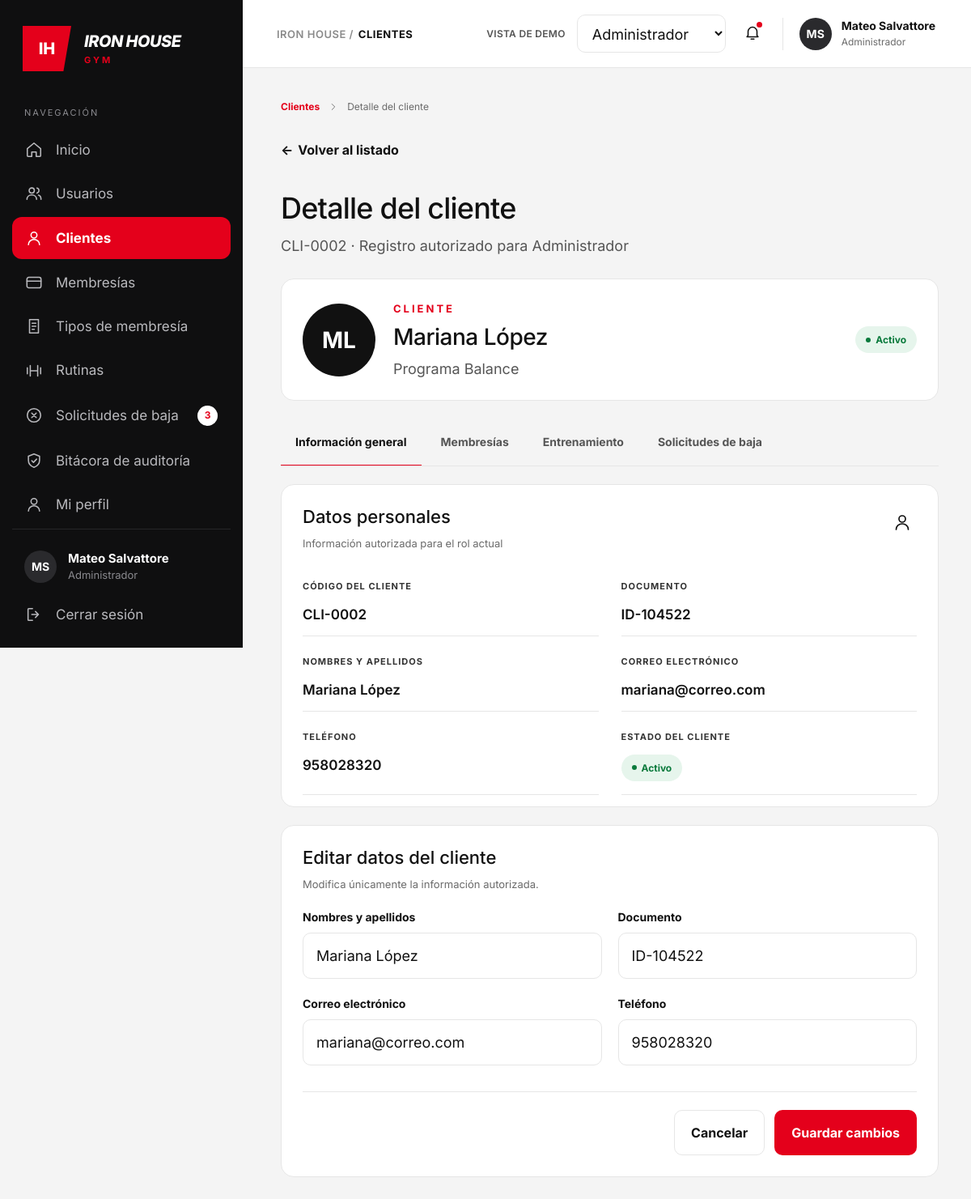
The page /admin/cliente-editar.php?id=2 (signed in) on the database its author committed.
### tables this page shows
CREATE TABLE `clientes` (
  `id_cliente` int(11) NOT NULL,
  `nombre` varchar(50) NOT NULL,
  `apellido` varchar(50) NOT NULL,
  `documento` varchar(20) NOT NULL,
  `email` varchar(100) NOT NULL,
  `telefono` varchar(20) DEFAULT NULL,
  `fecha_nacimiento` date DEFAULT NULL,
  `fecha_registro` datetime DEFAULT current_timestamp(),
  `estado` enum('Activo','Inactivo','Suspendido') DEFAULT 'Activo'
);

CREATE TABLE `bitacora` (
  `id_bitacora` int(11) NOT NULL,
  `id_cliente` int(11) NOT NULL,
  `id_entrenador` int(11) NOT NULL,
  `fecha` date NOT NULL DEFAULT curdate(),
  `grupo_muscular` varchar(50) NOT NULL,
  `detalles_rutina` enum('Build','Balance','Burn','Breathe') NOT NULL,
  `observaciones` text DEFAULT NULL,
  `estado` enum('Publicada','Borrador') NOT NULL
);

### admin/clientes_config.php (called while the page is built, shortened)
<?php
function codigoCliente(int $id, ?string $codigoBd = null): string
{
    return ($codigoBd !== null && $codigoBd !== '') ? $codigoBd : sprintf('CLI-%04d', $id);
}

### admin/cliente-editar.php (the view, shortened to what this page needs)
<?php
require_once __DIR__ . '/helpers.php';
require_once __DIR__ . '/conexion.php';
require_once __DIR__ . '/clientes_config.php';
$rolSesion = $_SESSION['rol'] ?? '';
$usuario = [
    'nombre' => $_SESSION['nombre_completo'] ?? 'Usuario',
    'rol'    => $rolSesion
];
$paginaActual = 'clientes';
$solicitudesBaja = 3;
$menu = [
    'inicio'      => ['Inicio', 'home', 'administrador_panel.php'],
    'usuarios'    => ['Usuarios', 'users', 'usuarios.php'],
    'clientes'    => ['Clientes', 'user', 'clientes.php'],
    'membresias'  => ['Membresías', 'card', 'membresias.php'],
    'tiposd'      => ['Tipos de membresía', 'doc', 'tipos.php'],
    'rutinas'     => ['Rutinas', 'dumbbell', 'rutinas.php'],
    'solicitudes' => ['Solicitudes de baja', 'x-circle', 'solicitudes.php'],
    'bitacora'    => ['Bitácora de auditoría', 'shield', 'bitacora.php'],
    'perfil'      => ['Mi perfil', 'user', 'perfil.php'],
];
$tabs = [
    'general'       => 'Información general',
    'membresias'    => 'Membresías',
    'entrenamiento' => 'Entrenamiento',
    'solicitudes'   => 'Solicitudes de baja',
];
$id = (int)($_GET['id'] ?? $_POST['id'] ?? 0);
$c = null;
$errorDb = '';
try {
    if ($id > 0) {
        $sql = "SELECT "
             . CLI_ID . " AS id, "
             . CLI_NOMBRE . " AS nombre, "
             . CLI_APELLIDO . " AS apellido, "
             . CLI_DOCUMENTO . " AS documento, "
             . CLI_CORREO . " AS correo, "
             . CLI_TELEFONO . " AS telefono, "
             . CLI_ESTADO . " AS estado"
             . (CLI_CODIGO !== null ? ", " . CLI_CODIGO . " AS codigo" : "")
             . " FROM " . CLI_TABLA . " WHERE " . CLI_ID . " = ? LIMIT 1";
        $stmt = mysqli_prepare($cnx, $sql);
        mysqli_stmt_bind_param($stmt, 'i', $id);
        mysqli_stmt_execute($stmt);
        $c = mysqli_fetch_assoc(mysqli_stmt_get_result($stmt)) ?: null;
    }
} catch (Throwable $e) {
    error_log($e->getMessage());
    $errorDb = 'No se pudo cargar la información del cliente.';
}
$errores = [];
if ($c !== null) {
    $nombreCompleto = trim($c['nombre'] . ' ' . $c['apellido']);
    $activo = $c['estado'] === 'Activo';
    $codigo = codigoCliente((int)$c['id'], isset($c['codigo']) ? (string)$c['codigo'] : null);
    $subtitulo = 'Sin programa asignado';
    try {
        $st = mysqli_prepare($cnx, "SELECT b." . ENT_DETALLES . " FROM " . ENT_TABLA . " b WHERE b." . ENT_ID_CLIENTE
            . " = ? ORDER BY b." . ENT_FECHA . " DESC, b." . ENT_ID . " DESC LIMIT 1");
        mysqli_stmt_bind_param($st, 'i', $id);
        mysqli_stmt_execute($st);
        mysqli_stmt_bind_result($st, $detalles);
        $hay = mysqli_stmt_fetch($st);
        $programa = '';
        if ($hay) {
            $lineas = preg_split('/\R/u', trim((string)$detalles));
            $programa = mb_strimwidth(trim((string)($lineas[0] ?? '')), 0, 80, '…');
        }
        if ($programa !== '') {
            $subtitulo = preg_match('/^programa\b/iu', $programa) ? $programa : 'Programa ' . $programa;
        }
    } catch (Throwable $e) {
        error_log('[cliente-editar.php] subtítulo: ' . $e->getMessage());
    }
    $v = [
        'nombre_completo' => $nombreCompleto,
        'documento'       => (string)$c['documento'],
        'correo'          => (string)$c['correo'],
        'telefono'        => (string)$c['telefono'],
    ];
}
?>
<!DOCTYPE html>
<html lang="es">
<head>
  <link rel="stylesheet" href="css/style.css">
  <link rel="stylesheet" href="css/usuarios.css">
  <link rel="stylesheet" href="css/modal.css">
  <link rel="stylesheet" href="css/usuario_detalle.css">
  <link rel="stylesheet" href="css/bitacora_detalle.css">
  <link rel="stylesheet" href="css/cliente_detalle.css">
  <link rel="stylesheet" href="css/cliente_editar.css">
</head>
<body>
<div class="layout">
  <aside class="sidebar">
    <div class="brand">
      <div class="brand-mark">IH</div>
      <div class="brand-text">
        <span class="brand-name">IRON HOUSE</span>
        <span class="brand-sub">GYM</span>
      </div>
    </div>
    <p class="nav-title">Navegación</p>
    <nav class="nav">
      <?php foreach ($menu as $clave => [$texto, $ico, $url]): ?>
        <a href="<?= e($url) ?>" class="nav-item <?= $clave === $paginaActual ? 'is-active' : '' ?>">
          <?= icono($ico, 22) ?>
          <span><?= e($texto) ?></span>
          <?php if ($clave === 'solicitudes' && $solicitudesBaja > 0): ?>
            <span class="badge-count"><?= $solicitudesBaja ?></span>
          <?php endif; ?>
        </a>
      <?php endforeach; ?>
    </nav>
    <div class="sidebar-footer">
      <div class="sidebar-user">
        <span class="avatar avatar-dark"><?= e(iniciales($usuario['nombre'])) ?></span>
        <div>
          <strong><?= e($usuario['nombre']) ?></strong>
          <small><?= e($usuario['rol']) ?></small>
        </div>
      </div>
      <a href="logout.php" class="nav-item" data-abrir-modal="modal-cerrar-sesion"><?= icono('logout', 22) ?><span>Cerrar sesión</span></a>
    </div>
  </aside>
  <div class="main">
    <header class="topbar">
      <div class="breadcrumb"><span>IRON HOUSE /</span> <b>CLIENTES</b></div>
      <div class="topbar-right">
        <span class="demo-label">VISTA DE DEMO</span>
        <select class="role-select" aria-label="Rol de la vista de demo" onchange="redirigir(this)">
          <option value="administrador_panel.php" selected>Administrador</option>
        </select>
        <button class="bell" aria-label="Notificaciones">
          <?= icono('bell', 22) ?><i class="bell-dot"></i>
        </button>
        <div class="user-chip">
          <span class="avatar avatar-dark"><?= e(iniciales($usuario['nombre'])) ?></span>
          <div>
            <strong><?= e($usuario['nombre']) ?></strong>
            <small><?= e($usuario['rol']) ?></small>
          </div>
        </div>
      </div>
    </header>
    <main class="content detail">
      <nav class="crumbs" aria-label="Ruta de navegación">
        <a href="clientes.php">Clientes</a>
        <?= icono('chevron', 14) ?>
        <span>Detalle del cliente</span>
      </nav>
      <a href="clientes.php" class="back-link"><span aria-hidden="true">←</span> Volver al listado</a>
      <?php if ($errorDb !== ''): ?>
        <p class="page-alert page-alert-error" role="alert"><?= e($errorDb) ?></p>
      <?php elseif ($c === null): ?>
        <h1>Cliente no encontrado</h1>
        <p class="lead">El cliente que buscas no existe. <a href="clientes.php" class="link-red">Volver al listado</a></p>
      <?php else: ?>
        <div class="detail-head">
          <div>
            <h1>Detalle del cliente</h1>
            <p class="lead lead-tight"><?= e($codigo) ?> · Registro autorizado para <?= e($rolSesion) ?></p>
          </div>
        </div>
        <section class="panel client-profile">
          <span class="avatar avatar-xxl"><?= e(iniciales($nombreCompleto)) ?></span>
          <div class="client-profile-text">
            <p class="client-eyebrow">CLIENTE</p>
            <h2><?= e($nombreCompleto) ?></h2>
            <p class="client-sub"><?= e($subtitulo) ?></p>
          </div>
          <span class="pill <?= $activo ? 'pill-ok' : 'pill-off' ?>">
            <i></i><?= $activo ? 'Activo' : 'Inactivo' ?>
          </span>
        </section>
        <nav class="tabs" aria-label="Secciones del cliente">
          <?php foreach ($tabs as $clave => $titulo): ?>
            <?php if ($clave === 'general'): ?>
              <a href="cliente-editar.php?id=<?= (int)$c['id'] ?>" aria-current="page"><?= e($titulo) ?></a>
            <?php else: ?>
              <a href="cliente-ver.php?id=<?= (int)$c['id'] ?>&amp;tab=<?= e($clave) ?>"><?= e($titulo) ?></a>
            <?php endif; ?>
          <?php endforeach; ?>
        </nav>
        <section class="panel personal-card">
          <div class="personal-head">
            <div>
              <h2>Datos personales</h2>
              <p>Información autorizada para el rol actual</p>
            </div>
            <?= icono('user', 24) ?>
          </div>
          <dl class="data-grid">
            <div><dt>Código del cliente</dt><dd><?= e($codigo) ?></dd></div>
            <div><dt>Documento</dt><dd><?= e((string)$c['documento']) ?></dd></div>
            <div><dt>Nombres y apellidos</dt><dd><?= e($nombreCompleto) ?></dd></div>
            <div><dt>Correo electrónico</dt><dd><?= e((string)$c['correo']) ?></dd></div>
            <div><dt>Teléfono</dt><dd><?= trim((string)$c['telefono']) !== '' ? e((string)$c['telefono']) : '—' ?></dd></div>
            <div>
              <dt>Estado del cliente</dt>
              <dd><span class="pill <?= $activo ? 'pill-ok' : 'pill-off' ?>"><i></i><?= $activo ? 'Activo' : 'Inactivo' ?></span></dd>
            </div>
          </dl>
        </section>
        <section class="panel client-edit-card" id="editar">
          <div class="client-edit-head">
            <h2>Editar datos del cliente</h2>
            <p>Modifica únicamente la información autorizada.</p>
          </div>
          <form method="post" action="cliente-editar.php?id=<?= (int)$c['id'] ?>#editar" novalidate autocomplete="off">
            <div class="m-grid client-edit-grid">
              <div class="m-field <?= isset($errores['nombre_completo']) ? 'has-error' : '' ?>">
                <label for="ec-nombre">Nombres y apellidos</label>
                <input type="text" id="ec-nombre" name="nombre_completo" value="<?= e($v['nombre_completo']) ?>" maxlength="121" required>
              </div>
              <div class="m-field <?= isset($errores['documento']) ? 'has-error' : '' ?>">
                <label for="ec-documento">Documento</label>
                <input type="text" id="ec-documento" name="documento" value="<?= e($v['documento']) ?>" maxlength="8" required>
              </div>
              <div class="m-field <?= isset($errores['correo']) ? 'has-error' : '' ?>">
                <label for="ec-correo">Correo electrónico</label>
                <input type="email" id="ec-correo" name="correo" value="<?= e($v['correo']) ?>" maxlength="120" required>
              </div>
              <div class="m-field <?= isset($errores['telefono']) ? 'has-error' : '' ?>">
                <label for="ec-telefono">Teléfono</label>
                <input type="tel" id="ec-telefono" name="telefono" value="<?= e($v['telefono']) ?>" maxlength="9" placeholder="+00 000 000 000">
              </div>
            </div>
            <div class="client-edit-foot">
              <a href="cliente-ver.php?id=<?= (int)$c['id'] ?>" class="btn btn-outline">Cancelar</a>
              <button type="submit" class="btn btn-red">Guardar cambios</button>
            </div>
          </form>
        </section>
      <?php endif; ?>
    </main>
  </div>
</div>
</body>
</html>

### admin/css/usuarios.css (style rules this page uses)
.pill { padding: 9px 13px; font-size: 12px; }

### admin/css/modal.css (style rules this page uses)
.m-grid { display: grid; grid-template-columns: 1fr 1fr; gap: 20px 20px; }
.m-field label { display: block; font-size: 14px; font-weight: 700; margin-bottom: 11px; }
.m-field input, .m-field select { width: 100%; height: 57px; padding: 0 16px; font: inherit; font-size: 18px; color: var(--ink, #111); background: #fff; border: 1px solid var(--line, #e6e6e6); border-radius: 10px; outline: 0; transition: border-color .15s, box-shadow .15s; }
.m-field input::placeholder { color: #8a8a8a; }

### admin/css/usuario_detalle.css (style rules this page uses)
.detail { padding-top: 40px; }
.crumbs { display: flex; align-items: center; gap: 10px; font-size: 12px; color: var(--muted, #6b6b6b); margin-bottom: 36px; }
.crumbs a { color: var(--red, #e4001b); font-weight: 700; }
.back-link { display: inline-flex; align-items: center; gap: 6px; font-size: 16px; font-weight: 700; margin-bottom: 40px; }
.detail h1 { font-size: 36px; font-weight: 500; letter-spacing: -.8px; margin: 0 0 14px; }
.detail .lead { font-size: 18px; color: #555; }
.detail-head { display: flex; justify-content: space-between; align-items: flex-end; gap: 24px; margin-bottom: 30px; flex-wrap: wrap; }
.data-grid { display: grid; grid-template-columns: 1fr 1fr; column-gap: 28px; margin-top: 22px; }
.data-grid > div { padding: 24px 0 16px; border-bottom: 1px solid var(--line, #e6e6e6); }
.data-grid dt { font-size: 11px; font-weight: 700; letter-spacing: 1px; text-transform: uppercase; color: #333; margin-bottom: 18px; }
.data-grid dd { font-size: 17px; font-weight: 600; overflow-wrap: anywhere; }

### admin/css/cliente_detalle.css (style rules this page uses)
.client-profile { display: flex; align-items: center; gap: 22px; padding: 28px 26px; margin-bottom: 22px; }
.client-profile .avatar-xxl { width: 90px; height: 90px; font-size: 28px; background: #111; flex: none; }
.client-profile-text { flex: 1; min-width: 0; }
.client-eyebrow { font-size: 13px; font-weight: 700; letter-spacing: 3px; color: var(--red, #e4001b); }
.client-profile h2 { font-size: 28px; font-weight: 500; letter-spacing: -.5px; margin: 10px 0 12px; }
.client-sub { font-size: 18px; color: #555; }
.client-profile .pill { padding: 9px 13px; font-size: 12px; }
.tabs { display: flex; gap: 6px; border-bottom: 1px solid var(--line, #e6e6e6); margin-bottom: 22px; overflow-x: auto; }
.tabs a { padding: 20px 18px; font-size: 14px; font-weight: 700; color: #555; white-space: nowrap; border-bottom: 2px solid transparent; margin-bottom: -1px; }
.tabs a[aria-current="page"] { color: #111; border-bottom-color: var(--red, #e4001b); }
.personal-card { padding: 26px 26px 14px; }
.personal-head { display: flex; justify-content: space-between; align-items: flex-start; margin-bottom: 14px; }
.personal-head h2 { font-size: 22px; font-weight: 500; }
.personal-head p { font-size: 13px; color: var(--muted, #6b6b6b); margin-top: 12px; }
.personal-card .data-grid { column-gap: 28px; margin-top: 8px; }
.personal-card .data-grid .pill { margin-top: -4px; }

### admin/css/cliente_editar.css (style rules this page uses)
.client-edit-card { margin-top: 22px; padding: 26px 26px 26px; }
.client-edit-head h2 { font-size: 22px; font-weight: 500; }
.client-edit-head p { font-size: 13px; color: var(--muted, #6b6b6b); margin-top: 12px; }
.client-edit-grid { margin-top: 24px; gap: 22px 20px; }
.client-edit-foot { display: flex; justify-content: flex-end; gap: 12px; margin-top: 32px; padding-top: 22px; border-top: 1px solid var(--line, #e6e6e6); }
.client-edit-foot .btn { padding: 19px 20px; font-size: 16px; }

### rows shown on the page
clientes: id_cliente "CLI-0002", iniciales($nombreCompleto) "ML", nombreCompleto "Mariana López", documento "ID-104522", email "mariana@correo.com", telefono "958028320", correo "mariana@correo.com"
bitacora: detalles_rutina "Programa Balance"

### other values the page prints
$texto "Inicio"
$texto "Usuarios"
$texto "Clientes"
$texto "Membresías"
$texto "Tipos de membresía"
$texto "Rutinas"
$texto "Solicitudes de baja"
$texto "Bitácora de auditoría"
$texto "Mi perfil"
iniciales($usuario['nombre']) "MS"
$usuario['nombre'] "Mateo Salvattore"
$usuario['rol'] "Administrador"
$rolSesion "Administrador"
$titulo "Información general"
$titulo "Membresías"
